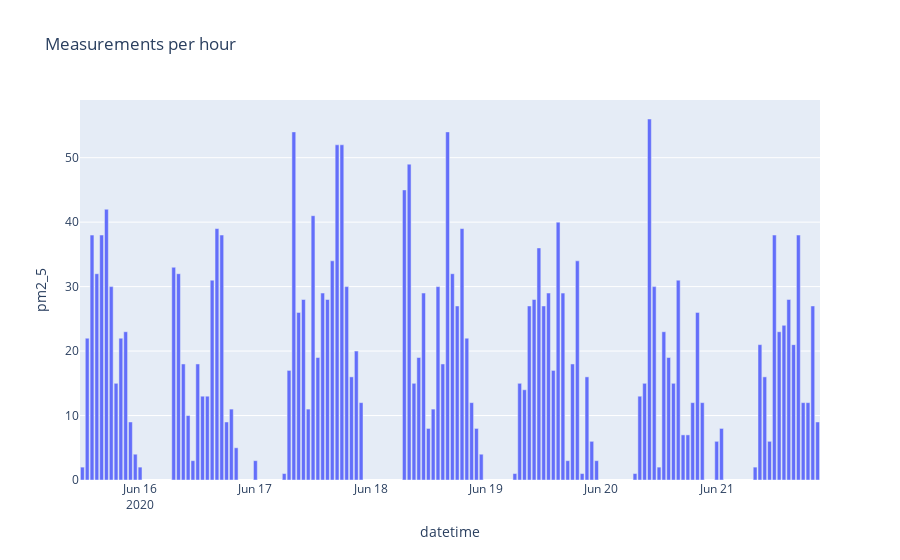

The notebook cell saved with this chart:
### Code cell
fig = px.bar(test.groupby(["datetime"]).count().reset_index(), x='datetime', y='pm2_5', title='Measurements per hour', )
fig.show()
